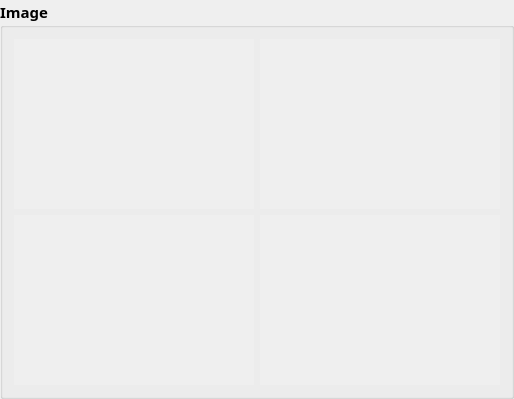
            <widget class="QGroupBox" name="groupBox_14">
             <property name="minimumSize">
              <size>
               <width>470</width>
               <height>0</height>
              </size>
             </property>
             <property name="maximumSize">
              <size>
               <width>16777215</width>
               <height>16777215</height>
              </size>
             </property>
             <property name="font">
              <font>
               <family>padmaa-Bold.1.1</family>
               <pointsize>11</pointsize>
               <weight>75</weight>
               <bold>true</bold>
              </font>
             </property>
             <property name="title">
              <string>Image</string>
             </property>
             <layout class="QGridLayout" name="gridLayout_12">
              <item row="0" column="0">
               <widget class="QLabel" name="label_img_left">
                <property name="minimumSize">
                 <size>
                  <width>240</width>
                  <height>170</height>
                 </size>
                </property>
                <property name="maximumSize">
                 <size>
                  <width>16777215</width>
                  <height>16777215</height>
                 </size>
                </property>
                <property name="autoFillBackground">
                 <bool>true</bool>
                </property>
                <property name="text">
                 <string/>
                </property>
               </widget>
              </item>
              <item row="0" column="1">
               <widget class="QLabel" name="label_img_right">
                <property name="minimumSize">
                 <size>
                  <width>240</width>
                  <height>170</height>
                 </size>
                </property>
                <property name="maximumSize">
                 <size>
                  <width>16777215</width>
                  <height>16777215</height>
                 </size>
                </property>
                <property name="autoFillBackground">
                 <bool>true</bool>
                </property>
                <property name="text">
                 <string/>
                </property>
               </widget>
              </item>
              <item row="1" column="0">
               <widget class="QLabel" name="label_img_top">
                <property name="minimumSize">
                 <size>
                  <width>240</width>
                  <height>170</height>
                 </size>
                </property>
                <property name="maximumSize">
                 <size>
                  <width>16777215</width>
                  <height>16777215</height>
                 </size>
                </property>
                <property name="autoFillBackground">
                 <bool>true</bool>
                </property>
                <property name="text">
                 <string/>
                </property>
               </widget>
              </item>
              <item row="1" column="1">
               <widget class="QLabel" name="label_img_right_2">
                <property name="minimumSize">
                 <size>
                  <width>240</width>
                  <height>170</height>
                 </size>
                </property>
                <property name="maximumSize">
                 <size>
                  <width>16777215</width>
                  <height>16777215</height>
                 </size>
                </property>
                <property name="autoFillBackground">
                 <bool>true</bool>
                </property>
                <property name="text">
                 <string/>
                </property>
               </widget>
              </item>
             </layout>
            </widget>
